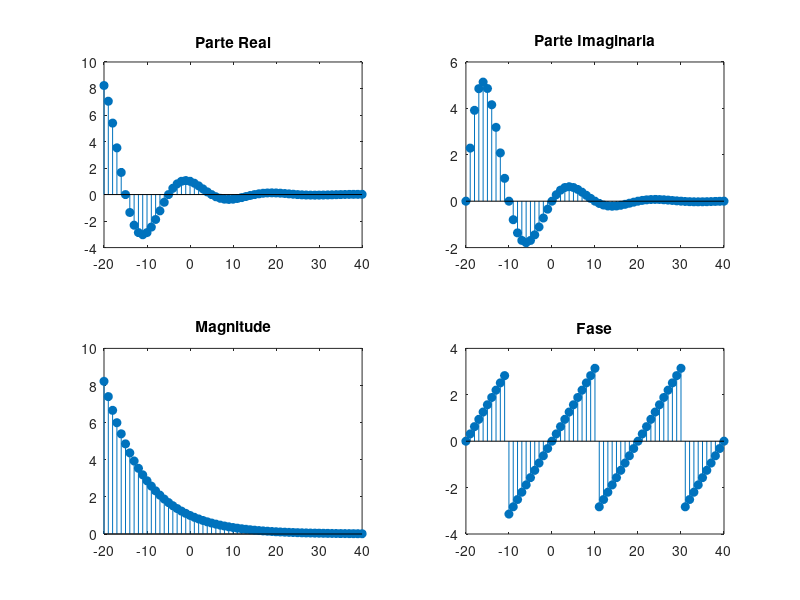

The MATLAB script that drew this image:
% parte1_f.m
n = -20:40;
x_f = (0.9 * exp(1j * pi / 10)) .^ n;
x_f_real = real(x_f); x_f_imag = imag(x_f);
x_f_mag = abs(x_f); x_f_fase = angle(x_f);
figure(1);
subplot(2,2,1); stem(n, x_f_real, 'filled'); title('Parte Real');
subplot(2,2,2); stem(n, x_f_imag, 'filled'); title('Parte Imaginaria');
subplot(2,2,3); stem(n, x_f_mag, 'filled');  title('Magnitude');
subplot(2,2,4); stem(n, x_f_fase, 'filled'); title('Fase');
print('../figuras/parte1_f.png', '-dpng');
